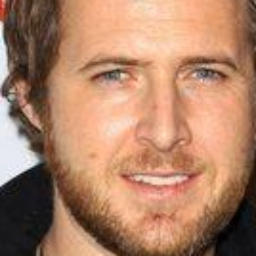
#> input picture opencv _haarcascade/faces/test/A.J._Buckley/00000001.png, 256 x 256 px, given as the content of the folder ./faces/train, which was not available
$ python face1.py   (Python 2 division)
#> lines starting #> are read from the running program, lines starting #| are printed output that depends on the picture; pictures that were not available may be replaced by others from this repository, and a replacement may not be noted
#!/usr/bin/python

# Import the required modules
import os
import cv2
import numpy as np
from PIL import Image

# For face detection we will use the Haar Cascade provided by OpenCV.
cascadePath = "haarcascade_frontalface_default.xml"
faceCascade = cv2.CascadeClassifier(cascadePath)

# For face recognition we will the the LBPH Face Recognizer
recognizer = cv2.face.LBPHFaceRecognizer_create()


def get_images_and_labels(path, dataset):
    # Append all the absolute image paths in a list image_paths
    # We will not read the image with the .sad extension in the training set
    # Rather, we will use them to test our accuracy of the training
    path = os.path.join(path, dataset)
    # images will contains face images
    images = []
    # labels will contains the label that is assigned to the image
    labels = []
    labels_dic = {}
    ind = 0
    for person in os.listdir(path):
        ind += 1
        labels_dic[ind] = person
        image_paths = [os.path.join(path, person, f)
                       for f in os.listdir(os.path.join(path, person))]
        for image in image_paths:
            img = Image.open(image).convert('L')
            img = np.array(img, 'uint8')
            faces = faceCascade.detectMultiScale(img)
            for (x, y, w, h) in faces:
                labels.append(ind)
                images.append(img[y: y + h, x: x + w])
    return images, labels, labels_dic


# Path to the Yale Dataset
path = './faces'
# Call the get_images_and_labels function and get the face images and the
# corresponding labels
train_images, train_labels, labels_dic = get_images_and_labels(path, 'train')
#> in get_images_and_labels, `img = Image.open(image).convert('L')`:
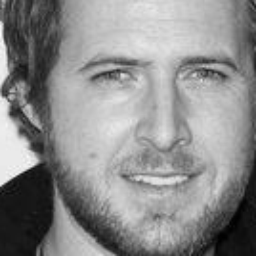
#> img: PIL image 256x256 L; min 0, max 251, mean 139.9
#> in get_images_and_labels, `faces = faceCascade.detectMultiScale(img)`: faces = [[48, 8, 205, 205]]
#> the loop in get_images_and_labels, `for (x, y, w, h) in faces:` made 1 pass
#> after the loop in get_images_and_labels, `for (x, y, w, h) in faces:`: images = 1 item; labels = [1]
#> train_images = 1 item; train_labels = [1]; labels_dic = {1: '00000001.png'}
cv2.destroyAllWindows()

# Perform the tranining
recognizer.train(train_images, np.array(train_labels))

test_image, test_labels, test_dic = get_images_and_labels(path, 'test')
#> the loop in get_images_and_labels (call 2), `for (x, y, w, h) in faces:` made 1 pass
#> pass 2 of the loop in get_images_and_labels, `for person in os.listdir(path):`:
#> ind = 2
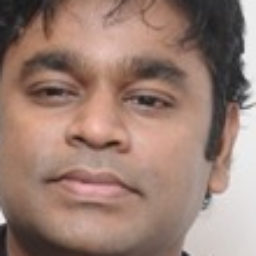
#> input picture opencv _haarcascade/faces/test/A.R._Rahman/00000001.png, 256 x 256 px
#> in get_images_and_labels (call 2), `img = Image.open(image).convert('L')`:
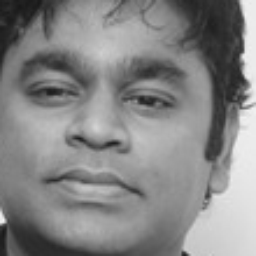
#> img: PIL image 256x256 L; min 24, max 241, mean 133.9
#> faces = [[4, 10, 220, 220]]
#> the loop in get_images_and_labels (call 2), `for (x, y, w, h) in faces:` made 1 pass
# Append the images with the extension .sad into image_paths
correct_classification = 0
for i in range(len(test_image)):
    nbr_predicted, conf = recognizer.predict(test_image[i])
    nbr_predicted = labels_dic[nbr_predicted]
    nbr_actual = test_dic[test_labels[i]]
    if nbr_actual == nbr_predicted:
        print "{} is Correctly Recognized with confidence {}".format(nbr_actual, conf)
        correct_classification += 1
    else:
        print "{} is Incorrect Recognized as {}".format(nbr_actual, nbr_predicted)
    cv2.imshow("Recognizing Face", test_image[i])
    cv2.waitKey(100)
#> this loop made 4 passes
#> pass 1, `cv2.imshow("Recognizing Face", test_image[i])`:
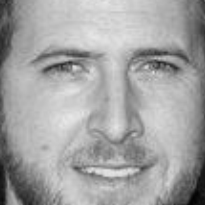
#> window 'Recognizing Face': shape (205, 205); min 2, max 232, mean 163
#> pass 2, `cv2.imshow("Recognizing Face", test_image[i])`:
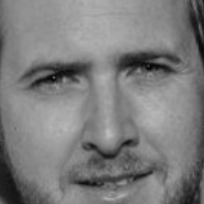
#> window 'Recognizing Face': shape (204, 204); min 4, max 188, mean 124.7

print "\n\nTotal Test Images:", len(test_image)
print "Correctly Classified:", correct_classification
print "Accuracy:", correct_classification * 100.0 / len(test_image)
